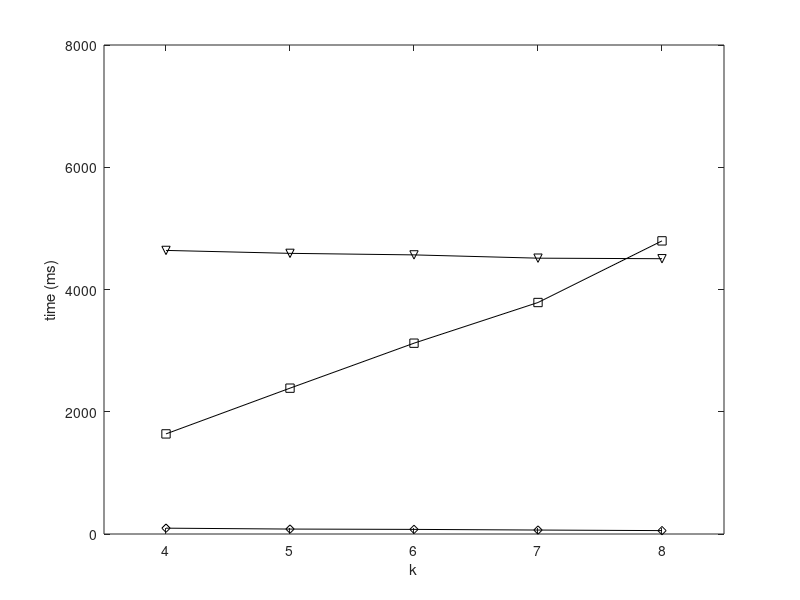

This figure's MATLAB source: (Note: this script raises an error after producing the figure.)
set(gcf,'color',[1, 1, 1]);
set(gcf,'unit','centimeters','position',[10 5 9 7]);

x=[1, 2, 3, 4, 5];
y1 = [4639.505301	4591.498119	4566.29648	4512.658696	4503.693034];
y2 = [1637.746846	2385.935088	3121.728037	3787.205012	4795.651274];
y3 = [95.51891099	80.7900428	75.50074941	64.84107912	55.63782581];

p1= plot(x, y1, '-kv');
hold on;
p2 = plot(x, y2, '-ks');
hold on;
p3 = plot(x, y3, '-kd');

xlabel('k');
ylabel('time (ms)');

axis([0.5 5.5 0.0 8000]);

set(gca, 'xtick', 1:5, 'XTickLabel', {'4','5','6','7','8'});
leg=legend('Global','Local','Dec', 2);
set(leg,'edgecolor','white');

set(gca, 'FontSize', 12);
set(get(gca, 'XLabel'), 'FontSize',12);
set(get(gca, 'YLabel'), 'FontSize',12);
set(findall(gcf,'type','line'),'linewidth',1.5);
set(gca, 'LineWidth', 1.5);
